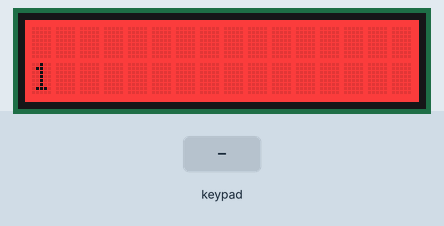
Simulated run of this sketch. Board: Arduino Uno, built with avr-gcc and run on an emulated ATmega328P. On the bench: 16×2 character LCD. Inputs (shaded band) come from the test bench. What the sketch prints to the serial monitor is not drawn.

Above: at 1.3 s.
1.4 s: key 'U' pressed
4.4 s: key 'R' pressed
At 5.8 s:
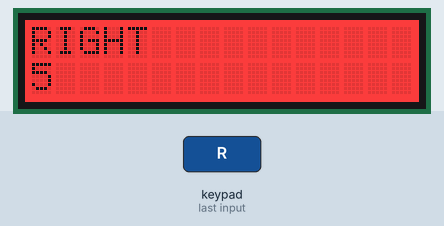
7.4 s: key 'D' pressed
At 8.3 s:
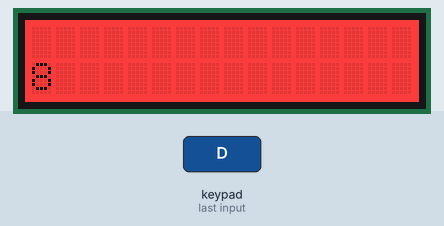
10.4 s: key 'S' pressed
At 11.8 s:
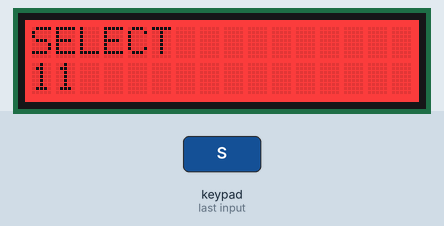
Timing chart, 0 to 13.4 s (numbered marks = the images above; inputs shaded):
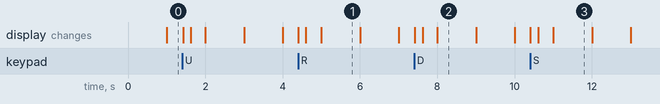

The sketch:

Etape02.ino
```cpp
// Librairies utilisés :
#include <Wire.h>
#include <Adafruit_RGBLCDShield.h>
#include <Utility/Adafruit_MCP23017.h>


byte sourire[8] = {
  B00000, B10001, B00000, B00000, B10001, B01110, B00000,};
byte triste[8] = {
  B00000, B10001, B00000, B00100, B01010, B10001, B00000,};
byte ohm[8] = {
  B01011, B01011, B01011, B01011, B01011, B01011, B01011,};
byte personnel[8] = {
  B01011, B01011, B01011, B01011, B01011, B01011, B01011,};

Adafruit_RGBLCDShield lcd = Adafruit_RGBLCDShield();

// Utilisé pour un afficheur RGB. Notre afficheur est NB
#define RED 0x1
#define GREEN 0x2

void setup()
{
  Serial.begin(9600);
  // Initialise le nombre de colonne et le nombre de lignes
  lcd.begin(16, 2);  // 16 colonnes et 2 lignes
  lcd.createChar(0, sourire);   // crée le caractère en mémoire 0
  lcd.createChar(1, triste);    // crée le caractère en mémoire 1
  lcd.createChar(2, ohm);       // crée le caractère en mémoire 2
  lcd.createChar(3, personnel); // crée le caractère en mémoire 3
  lcd.write((uint8_t) 0);

  // Affiche le message pour un chronomètre
  int time = millis();
  lcd.print("Hello, world!");
  time = millis() - time;
  Serial.print("Took "); Serial.print(time); Serial.println(" ms");
  lcd.setBacklight(RED);
}

uint8_t i=0;
void loop()
{
  // Début du programme …
  // Positionne le curseur. colonne 0 et ligne 1
  lcd.setCursor(0, 1);
  // Affiche le nombre de secondes après un reset.
  lcd.print(millis()/1000);

  uint8_t buttons = lcd.readButtons();

  if (buttons)
  {
    lcd.clear();  // Efface la mémoire de l'afficheur.

    // Bloc des cinq boutons
    if (buttons & BUTTON_UP)   //DEBUT DU BLOC BOUTON UP
    {
      lcd.setCursor(6,1); // deuxième ligne et au centre
      lcd.print ( "                ");
      lcd.print("LEVI");
      lcd.setBacklight(RED);
     }

    if (buttons & BUTTON_DOWN)
    {
      lcd.setCursor(11,0);
      lcd.print ( "                ");
      lcd.print("LINUS");
      lcd.setBacklight(RED);
    }

    if (buttons & BUTTON_LEFT) {
      lcd.setCursor(0,0);
      lcd.print ( "                ");
      // première façon d'effacer (en imprimant des espaces)
      lcd.setCursor(0,1);
      lcd.print ( "                ");
      // deuxième façon d'effacer (avec la fonction clear() )
      lcd.clear();
      lcd.setBacklight(RED);
    }

    if (buttons & BUTTON_RIGHT) {
       lcd.setCursor(0,0);
       lcd.print("RIGHT ");
       lcd.setBacklight(RED);
    }

    if (buttons & BUTTON_SELECT) {
      lcd.setCursor(0,0);
      lcd.print("SELECT ");
      lcd.setBacklight(RED);
    }
  }
}
```

Measured:
- after the input at 4.4 s, the display: first changes at once (image 1 shows a later state)
- after the input at 7.4 s, the display: first changes at once (image 2 shows a later state)
- after the input at 10.4 s, the display: first changes at once (image 3 shows a later state)
- what the display in image 1 shows lasts 1.0 s, from 5.0 s to 6.0 s
